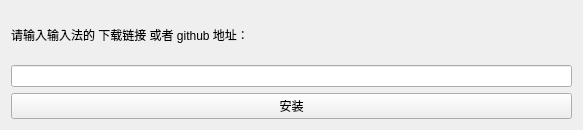
<?xml version="1.0" encoding="UTF-8"?>
<ui version="4.0">
 <class>Form</class>
 <widget class="QWidget" name="Form">
  <property name="geometry">
   <rect>
    <x>0</x>
    <y>0</y>
    <width>583</width>
    <height>130</height>
   </rect>
  </property>
  <property name="sizePolicy">
   <sizepolicy hsizetype="Expanding" vsizetype="Fixed">
    <horstretch>0</horstretch>
    <verstretch>0</verstretch>
   </sizepolicy>
  </property>
  <property name="windowTitle">
   <string>Form</string>
  </property>
  <layout class="QVBoxLayout" name="verticalLayout">
   <item>
    <widget class="QLabel" name="label">
     <property name="sizePolicy">
      <sizepolicy hsizetype="Minimum" vsizetype="Minimum">
       <horstretch>0</horstretch>
       <verstretch>0</verstretch>
      </sizepolicy>
     </property>
     <property name="text">
      <string>请输入输入法的 下载链接 或者 github 地址：</string>
     </property>
    </widget>
   </item>
   <item>
    <widget class="QLineEdit" name="lineEdit"/>
   </item>
   <item>
    <widget class="QPushButton" name="pushButton">
     <property name="text">
      <string>安装</string>
     </property>
    </widget>
   </item>
  </layout>
 </widget>
 <resources/>
 <connections/>
</ui>
